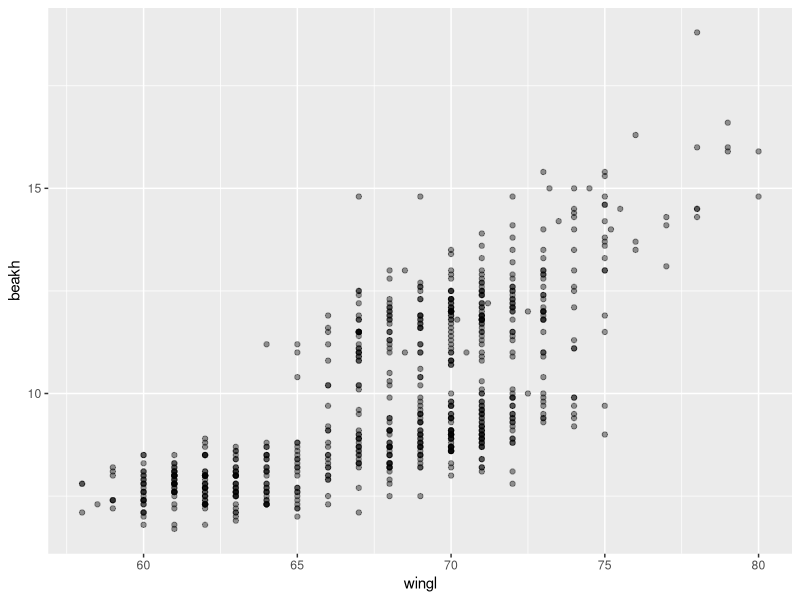
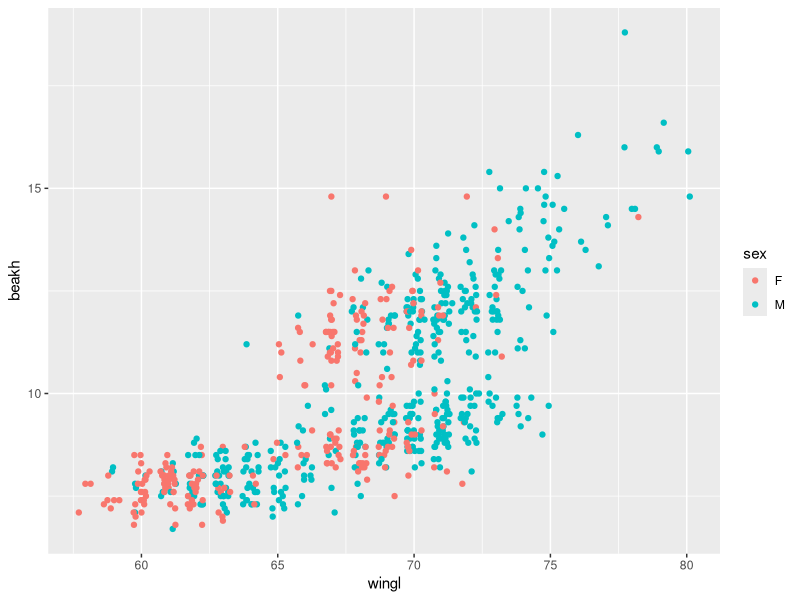

The R script that drew these images, in order:
## ---- chunk 1
library(knitr)
opts_chunk$set(cache=FALSE, message=FALSE, tidy=FALSE)
opts_chunk$set(fig.path='figure2/')
## ---- chunk 2
library(ggplot2)
## ---- chunk 3
morph <- read.csv("Morph_for_Sato.csv")
names(morph) <- tolower(names(morph)) # make columns names lowercase
morph <- subset(morph, islandid == "Flor_Chrl") # take only one island
morph <- morph[,c("taxonorig", "sex", "wingl", "beakh", "ubeakl")] # only keep these columns
names(morph)[1] <- "taxon"
morph <- data.frame(na.omit(morph)) # remove all rows with any NAs to make this simple
morph$taxon <- factor(morph$taxon) # remove extra remaining factor levels
morph$sex <- factor(morph$sex) # remove extra remaining factor levels
row.names(morph) <- NULL # tidy up the row names
## ---- chunk 4
ggplot(morph, aes(wingl, beakh)) + geom_point(alpha = 0.4)
## ---- chunk 5

## ---- chunk 6
ggplot(morph, aes(wingl, beakh)) +
  geom_point(aes(colour = sex),
    position = position_jitter(width = 0.3, height = 0))
## ---- chunk 7

## ---- chunk 8

## ---- chunk 9

## ---- chunk 10

## ---- chunk 11

## ---- chunk 12

## ---- chunk 13

## ---- chunk 14

## ---- chunk 15

## ---- chunk 16
# install.packages("dplyr")
library(dplyr)
morph_quant <- as.data.frame(summarise(group_by(morph, taxon),
  l = quantile(wingl, 0.25)[[1]],
  m = median(wingl),
  u = quantile(wingl, 0.75)[[1]]))
# order taxa factor levels by the median for plotting:
morph_quant <- transform(morph_quant,
  taxon = reorder(taxon, m, function(x) x)) # see ?reorder
## ---- chunk 17

## ---- chunk 18

